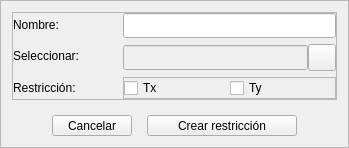
             <widget class="QFrame" name="frame_boundary2">
              <property name="sizePolicy">
               <sizepolicy hsizetype="Preferred" vsizetype="Preferred">
                <horstretch>0</horstretch>
                <verstretch>0</verstretch>
               </sizepolicy>
              </property>
              <property name="toolTip">
               <string>Tx/Ty fija el desplazamiento en x/y. En la etapa de consolidación, un borde restringido es además impermeable; uno libre drena.</string>
              </property>
              <property name="frameShape">
               <enum>QFrame::Shape::StyledPanel</enum>
              </property>
              <property name="frameShadow">
               <enum>QFrame::Shadow::Raised</enum>
              </property>
              <layout class="QVBoxLayout" name="verticalLayout_6">
               <property name="spacing">
                <number>15</number>
               </property>
               <item>
                <widget class="QFrame" name="frame_3">
                 <property name="styleSheet">
                  <string notr="true"/>
                 </property>
                 <property name="frameShape">
                  <enum>QFrame::Shape::StyledPanel</enum>
                 </property>
                 <property name="frameShadow">
                  <enum>QFrame::Shadow::Raised</enum>
                 </property>
                 <layout class="QFormLayout" name="formLayout_3">
                  <property name="horizontalSpacing">
                   <number>0</number>
                  </property>
                  <property name="verticalSpacing">
                   <number>6</number>
                  </property>
                  <property name="leftMargin">
                   <number>0</number>
                  </property>
                  <property name="topMargin">
                   <number>0</number>
                  </property>
                  <property name="rightMargin">
                   <number>0</number>
                  </property>
                  <property name="bottomMargin">
                   <number>0</number>
                  </property>
                  <item row="0" column="0">
                   <widget class="QLabel" name="label_textBoundary1">
                    <property name="minimumSize">
                     <size>
                      <width>110</width>
                      <height>0</height>
                     </size>
                    </property>
                    <property name="text">
                     <string>Nombre:</string>
                    </property>
                    <property name="QLabelStyle" stdset="0">
                     <number>3</number>
                    </property>
                   </widget>
                  </item>
                  <item row="0" column="1">
                   <widget class="QLineEdit" name="lineEdit_textBoundaryName">
                    <property name="minimumSize">
                     <size>
                      <width>150</width>
                      <height>25</height>
                     </size>
                    </property>
                    <property name="maximumSize">
                     <size>
                      <width>16777215</width>
                      <height>16777215</height>
                     </size>
                    </property>
                    <property name="text">
                     <string/>
                    </property>
                    <property name="QLineEditStyle" stdset="0">
                     <number>1</number>
                    </property>
                   </widget>
                  </item>
                  <item row="1" column="0">
                   <widget class="QLabel" name="label_textBoundary4">
                    <property name="minimumSize">
                     <size>
                      <width>110</width>
                      <height>0</height>
                     </size>
                    </property>
                    <property name="text">
                     <string>Seleccionar:</string>
                    </property>
                    <property name="QLabelStyle" stdset="0">
                     <number>3</number>
                    </property>
                   </widget>
                  </item>
                  <item row="1" column="1">
                   <layout class="QHBoxLayout" name="horizontalLayout_11">
                    <property name="spacing">
                     <number>0</number>
                    </property>
                    <item>
                     <widget class="QLineEdit" name="lineEdit_textBoundarySelected">
                      <property name="enabled">
                       <bool>false</bool>
                      </property>
                      <property name="minimumSize">
                       <size>
                        <width>120</width>
                        <height>25</height>
                       </size>
                      </property>
                      <property name="maximumSize">
                       <size>
                        <width>16777215</width>
                        <height>16777215</height>
                       </size>
                      </property>
                      <property name="text">
                       <string/>
                      </property>
                      <property name="QLineEditStyle" stdset="0">
                       <number>2</number>
                      </property>
                     </widget>
                    </item>
                    <item>
                     <widget class="QToolButton" name="toolButton_cardBoundaryDrawSelected">
                      <property name="toolTip">
                       <string>Seleccionar nodos de la malla en el dibujo</string>
                      </property>
                      <property name="text">
                       <string/>
                      </property>
                      <property name="icon">
                       <iconset resource="../resources/iconos.qrc">
                        <normaloff>:/iconos/iconos_menu_draw_mesh/select.svg</normaloff>:/iconos/iconos_menu_draw_mesh/select.svg</iconset>
                      </property>
                      <property name="iconSize">
                       <size>
                        <width>20</width>
                        <height>20</height>
                       </size>
                      </property>
                      <property name="arrowType">
                       <enum>Qt::ArrowType::NoArrow</enum>
                      </property>
                      <property name="QToolButtonStyle" stdset="0">
                       <number>1</number>
                      </property>
                     </widget>
                    </item>
                   </layout>
                  </item>
                  <item row="2" column="0">
                   <widget class="QLabel" name="label_textBoundary3">
                    <property name="minimumSize">
                     <size>
                      <width>110</width>
                      <height>0</height>
                     </size>
                    </property>
                    <property name="text">
                     <string>Restricción:</string>
                    </property>
                    <property name="QLabelStyle" stdset="0">
                     <number>3</number>
                    </property>
                   </widget>
                  </item>
                  <item row="2" column="1">
                   <widget class="QFrame" name="frame_8">
                    <property name="sizePolicy">
                     <sizepolicy hsizetype="Preferred" vsizetype="Preferred">
                      <horstretch>0</horstretch>
                      <verstretch>0</verstretch>
                     </sizepolicy>
                    </property>
                    <property name="frameShape">
                     <enum>QFrame::Shape::StyledPanel</enum>
                    </property>
                    <property name="frameShadow">
                     <enum>QFrame::Shadow::Raised</enum>
                    </property>
                    <layout class="QHBoxLayout" name="horizontalLayout_22">
                     <property name="spacing">
                      <number>0</number>
                     </property>
                     <property name="leftMargin">
                      <number>0</number>
                     </property>
                     <property name="topMargin">
                      <number>0</number>
                     </property>
                     <property name="rightMargin">
                      <number>0</number>
                     </property>
                     <property name="bottomMargin">
                      <number>0</number>
                     </property>
                     <item>
                      <widget class="QCheckBox" name="checkBox_BoundaryRestrictionTX">
                       <property name="text">
                        <string>Tx</string>
                       </property>
                       <property name="QCheckBoxStyle" stdset="0">
                        <number>1</number>
                       </property>
                      </widget>
                     </item>
                     <item>
                      <widget class="QCheckBox" name="checkBox_BoundaryRestrictionTY">
                       <property name="text">
                        <string>Ty</string>
                       </property>
                       <property name="QCheckBoxStyle" stdset="0">
                        <number>1</number>
                       </property>
                      </widget>
                     </item>
                    </layout>
                   </widget>
                  </item>
                 </layout>
                </widget>
               </item>
               <item>
                <layout class="QHBoxLayout" name="horizontalLayout_12">
                 <item>
                  <spacer name="horizontalSpacer_3">
                   <property name="orientation">
                    <enum>Qt::Orientation::Horizontal</enum>
                   </property>
                   <property name="sizeHint" stdset="0">
                    <size>
                     <width>40</width>
                     <height>20</height>
                    </size>
                   </property>
                  </spacer>
                 </item>
                 <item>
                  <widget class="QToolButton" name="toolButton_boundaryCancel_2">
                   <property name="minimumSize">
                    <size>
                     <width>80</width>
                     <height>0</height>
                    </size>
                   </property>
                   <property name="maximumSize">
                    <size>
                     <width>150</width>
                     <height>16777215</height>
                    </size>
                   </property>
                   <property name="text">
                    <string>Cancelar</string>
                   </property>
                   <property name="QToolButtonStyle" stdset="0">
                    <number>3</number>
                   </property>
                  </widget>
                 </item>
                 <item>
                  <widget class="QToolButton" name="toolButton_boundaryCreate_2">
                   <property name="minimumSize">
                    <size>
                     <width>150</width>
                     <height>0</height>
                    </size>
                   </property>
                   <property name="maximumSize">
                    <size>
                     <width>150</width>
                     <height>16777215</height>
                    </size>
                   </property>
                   <property name="text">
                    <string>Crear restricción</string>
                   </property>
                   <property name="QToolButtonStyle" stdset="0">
                    <number>2</number>
                   </property>
                  </widget>
                 </item>
                 <item>
                  <spacer name="horizontalSpacer_4">
                   <property name="orientation">
                    <enum>Qt::Orientation::Horizontal</enum>
                   </property>
                   <property name="sizeHint" stdset="0">
                    <size>
                     <width>40</width>
                     <height>20</height>
                    </size>
                   </property>
                  </spacer>
                 </item>
                </layout>
               </item>
              </layout>
             </widget>
